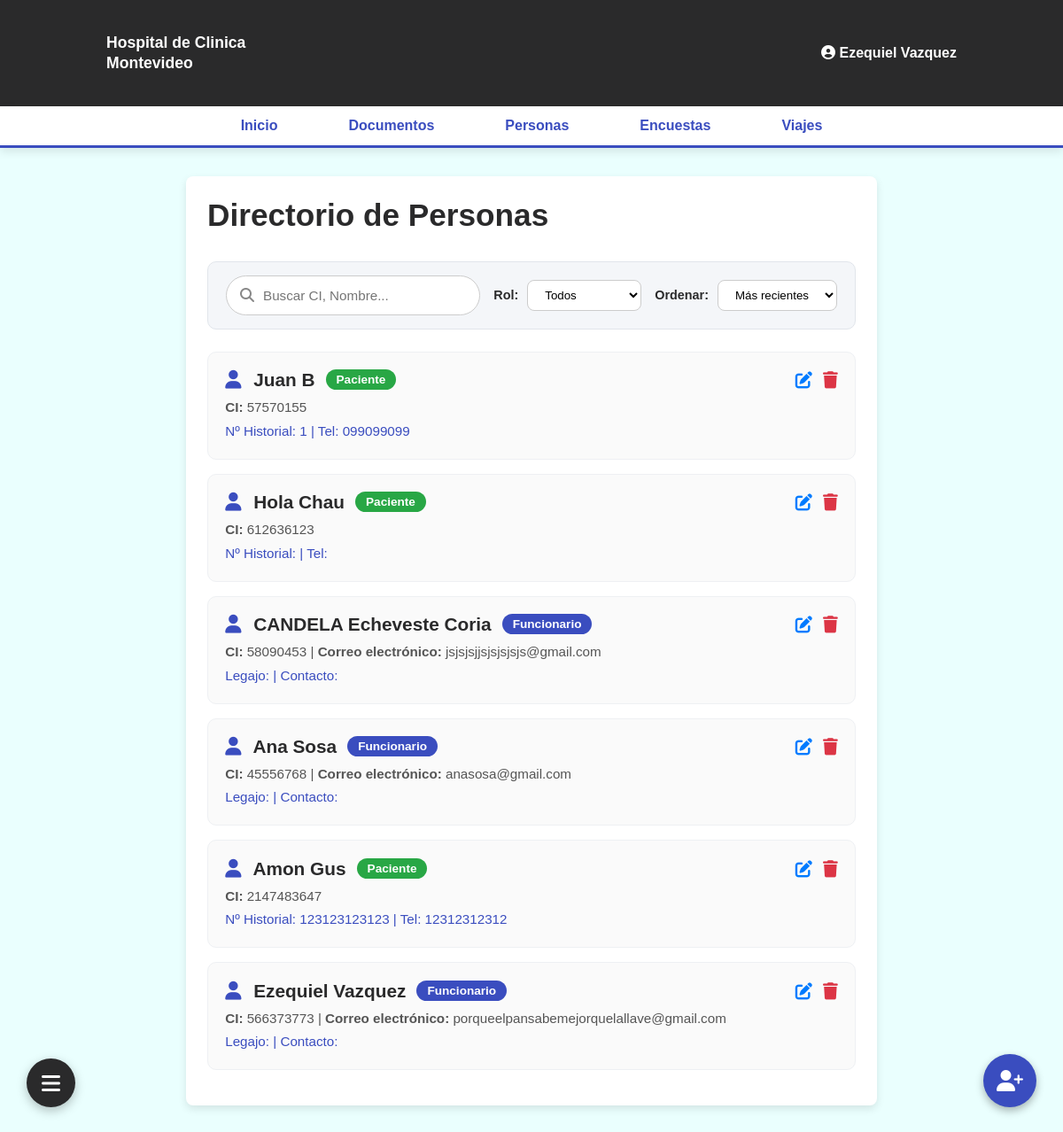
The page /personas.php (signed in) on the database as committed earlier.
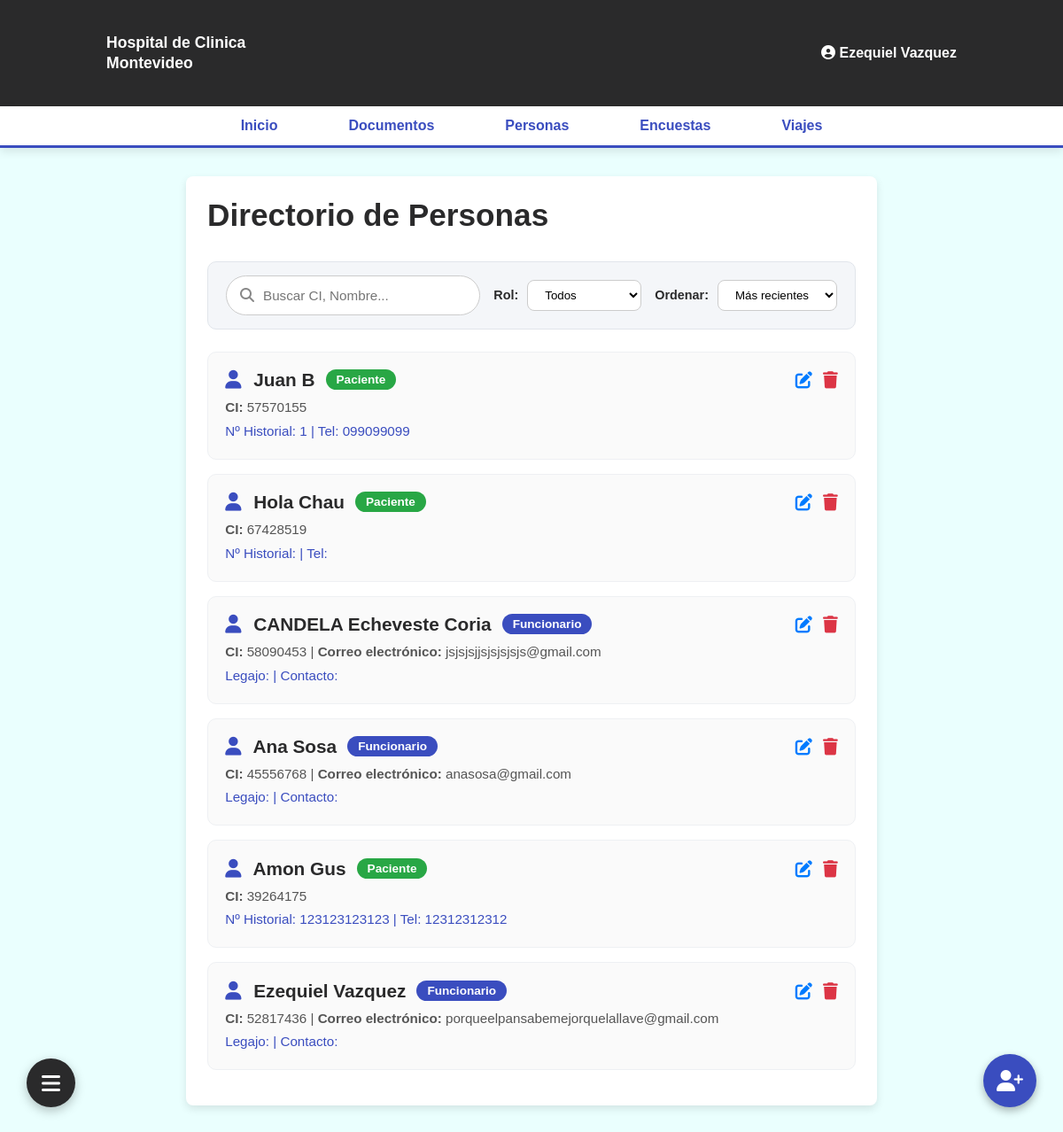
The same page on the database as committed later.
### tables this page shows
CREATE TABLE `paciente` (
  `idpaciente` int(6) NOT NULL,
  `id_usuario` int(6) DEFAULT NULL,
  `tel_contacto` varchar(50) DEFAULT NULL,
  `nro_hospital` varchar(50) DEFAULT NULL
);

CREATE TABLE `usuario` (
  `nombre` varchar(50) NOT NULL,
  `apellido` varchar(50) NOT NULL,
  `cedula_identidad` varchar(8) NOT NULL,
  `email` varchar(100) DEFAULT NULL,
  `pass` varchar(255) DEFAULT NULL,
  `id_usuario` int(11) NOT NULL,
  CONSTRAINT `chk_usuario_cedula_formato` CHECK (char_length(`cedula_identidad`) = 8 AND `cedula_identidad` REGEXP '^[0-9]{8}$')
);

### personas.php (the view, shortened to what this page needs)
<?php
require_once 'php/conexion.php';
$search = isset($_GET['search']) ? mysqli_real_escape_string($enlace, trim($_GET['search'])) : '';
$filtro_rol = isset($_GET['rol']) ? $_GET['rol'] : 'todos';
$orden = isset($_GET['orden']) ? $_GET['orden'] : 'recientes';
$consulta_personas = "
    SELECT
        u.id_usuario, u.nombre, u.apellido, u.cedula_identidad, u.email,
        p.idpaciente, p.tel_contacto, p.nro_hospital,
        f.idfuncionario, f.cargo, f.legajo, f.contacto AS contacto_func
    FROM usuario u
    LEFT JOIN paciente p ON u.id_usuario = p.id_usuario
    LEFT JOIN funcionario f ON u.id_usuario = f.id_usuario
    WHERE 1=1
";
if ($orden === 'az') {
    $consulta_personas .= " ORDER BY u.nombre ASC";
} elseif ($orden === 'za') {
    $consulta_personas .= " ORDER BY u.nombre DESC";
} else {
    $consulta_personas .= " ORDER BY u.id_usuario DESC";
}
$resultado_personas = mysqli_query($enlace, $consulta_personas);
?>
<!DOCTYPE html>
<html lang="es" data-i18n-file="json/personas.json">
<head>
    <link rel="stylesheet" href="css/style-a.css">
    <link rel="stylesheet" href="css/persona.css?v=<?php echo time(); ?>">
    <link rel="stylesheet" href="https://cdnjs.cloudflare.com/ajax/libs/font-awesome/6.4.0/css/all.min.css">
</head>
<body>
    <header class="header" id="header-index">
        <div class="header-top">
            <div class="logo">
                Hospital de Clinica <br> Montevideo
            </div>
            <div class="user-profile">
                <?php if (isset($_SESSION['id'])): ?>
                    <i class="fa-solid fa-circle-user avatar"></i>
                    <b><a class="user-name"><span><?php echo htmlspecialchars($_SESSION['nombre'] . ' ' . ($_SESSION['apellido'] ?? '')); ?></span></a></b>
                <?php else: ?>
                    <a href="php/login.php"><span data-i18n="sign_in">Iniciar Sesion</span></a>
                <?php endif; ?>
            </div>
        </div>
        <div class="menu" id="menu-index">
            <a href="index.php" data-i18n="home">Inicio</a>
            <a href="documentos.php" data-i18n="documents">Documentos</a>
            <a href="personas.php" data-i18n="people">Personas</a>
            <a href="encuestas.php" data-i18n="surveys">Encuestas</a>
            <a href="viajes.php" data-i18n="trips">Viajes</a>
        </div>
    </header>
    <main class="main-body">
        <div class="main-content" id="main-content-personas">
            <h1 class="titulo-personas" data-i18n="directory">Directorio de Personas</h1>
            <div class="control-bar">
                <form method="GET" action="personas.php" class="form-controls">
                    <div class="search-box">
                        <i class="fa-solid fa-magnifying-glass"></i>
                        <input type="text" name="search" placeholder="Buscar CI, Nombre..." data-i18n-placeholder="search_placeholder" value="<?php echo htmlspecialchars($search); ?>">
                    </div>
                    <div class="select-box">
                        <label data-i18n="role">Rol:</label>
                        <select name="rol" onchange="this.form.submit()">
                            <option value="todos" <?php if($filtro_rol=='todos') echo 'selected'; ?> data-i18n="all">Todos</option>
                        </select>
                    </div>
                    <div class="select-box">
                        <label data-i18n="sort">Ordenar:</label>
                        <select name="orden" onchange="this.form.submit()">
                            <option value="recientes" <?php if($orden=='recientes') echo 'selected'; ?> data-i18n="most_recent">Más Recientes</option>
                        </select>
                    </div>
                </form>
            </div>
            <div class="personas-section">
                <?php if (mysqli_num_rows($resultado_personas) > 0): ?>
                    <?php while ($persona = mysqli_fetch_assoc($resultado_personas)): ?>
                        <?php
                            if (!empty($persona['idpaciente'])) {
                                $rol_badge = '<span data-i18n="patient">Paciente</span>';
                                $badge_class = "badge-paciente";
                                $detalle_rol = '<span data-i18n="medical_record">Nº Historial:</span> ' . htmlspecialchars($persona['nro_hospital']) . ' | <span data-i18n="phone_short">Tel:</span> ' . htmlspecialchars($persona['tel_contacto']);
                            } else {
                                $cargo = $persona['cargo'] ?? 'Funcionario';
                                $cargo_translations = [
                                    'Medico' => 'doctor',
                                    'Chofer' => 'driver',
                                    'Enfermero' => 'nurse',
                                    'Admin' => 'administrator',
                                    'Funcionario' => 'staff_member',
                                ];
                                $cargo_key = $cargo_translations[$cargo] ?? null;
                                $rol_badge = $cargo_key
                                    ? '<span data-i18n="' . $cargo_key . '">' . htmlspecialchars($cargo, ENT_QUOTES, 'UTF-8') . '</span>'
                                    : htmlspecialchars($cargo, ENT_QUOTES, 'UTF-8');
                                $badge_class = "badge-funcionario";
                                $detalle_rol = '<span data-i18n="employee_number">Legajo:</span> ' . htmlspecialchars($persona['legajo']) . ' | <span data-i18n="contact">Contacto:</span> ' . htmlspecialchars($persona['contacto_func']);
                            }
                        ?>
                        <div class="persona-card">
                            <div class="persona-card-header">
                                <div class="side-left-persona">
                                    <h2 class="persona-title">
                                        <i class="fa-solid fa-user" style="margin-right: 8px; color: var(--secondary-color);"></i>
                                        <?php echo htmlspecialchars($persona['nombre'] . ' ' . $persona['apellido']); ?>
                                    </h2>
                                    <span class="persona-badge <?php echo $badge_class; ?>">
                                        <?php echo $rol_badge; ?>
                                    </span>
                                </div>
                                <div class="side-right-persona">
                                    <button class="btn-action btn-edit-persona"
                                        data-id="<?php echo $persona['id_usuario']; ?>"
                                        data-nombre="<?php echo htmlspecialchars($persona['nombre']); ?>"
                                        data-apellido="<?php echo htmlspecialchars($persona['apellido']); ?>"
                                        data-cedula="<?php echo htmlspecialchars($persona['cedula_identidad']); ?>"
                                        data-email="<?php echo htmlspecialchars($persona['email'] ?? ''); ?>"
                                        data-rol="<?php echo !empty($persona['idpaciente']) ? 'paciente' : 'funcionario'; ?>"
                                        data-tel="<?php echo htmlspecialchars($persona['tel_contacto'] ?? ''); ?>"
                                        data-nrohospital="<?php echo htmlspecialchars($persona['nro_hospital'] ?? ''); ?>"
                                        data-cargo="<?php echo htmlspecialchars($persona['cargo'] ?? ''); ?>"
                                        data-legajo="<?php echo htmlspecialchars($persona['legajo'] ?? ''); ?>"
                                        data-contactofunc="<?php echo htmlspecialchars($persona['contacto_func'] ?? ''); ?>"
                                    data-i18n-title="edit_person" title="Editar Persona">
                                    <i class="fa-solid fa-edit" style="color: #007bff; font-size: 1.2rem;"></i>
                                    </button>
                                    <button class="btn-action btn-delete-persona"
                                        data-id="<?php echo $persona['id_usuario']; ?>" data-i18n-title="delete_person" title="Eliminar Persona">
                                        <i class="fa-solid fa-trash" style="color: #dc3545; font-size: 1.2rem;"></i>
                                    </button>
                                </div>
                            </div>
                            <div class="persona-info-body">
                                <p><strong data-i18n="id_short">CI:</strong> <?php echo htmlspecialchars($persona['cedula_identidad']); ?>
                                <?php if($persona['email']) echo '| <strong data-i18n="email">Email:</strong> ' . htmlspecialchars($persona['email']); ?></p>
                                <p class="persona-detalle-rol"><?php echo $detalle_rol; ?></p>
                            </div>
                        </div>
                    <?php endwhile; ?>
                <?php else: ?>
                    <p style="text-align: center; color: #777;" data-i18n="no_people">No se encontraron personas con esos filtros.</p>
                <?php endif; ?>
            </div>
        </div>
    </main>
    <button class="crg-btn-persona" id="btnCargarPersona" data-i18n-title="register_person" title="Registrar Persona">
        <i class="fa-solid fa-user-plus" style="font-size: 1.5rem; color: white;"></i>
    </button>
    <div class="floating-menu-container">
        <button class="fab-btn" id="fabBtn">
            <i class="fa-solid fa-bars" id="fabIcon"></i>
        </button>
    </div>
</body>
</html>

### css/style-a.css (style rules this page uses)
* { margin: 0; padding: 0; box-sizing: border-box; }
:root { --primary-color: #2a2a2b; --pressed-primary-color: #000000; --secondary-color: #3a4dbf; --pressed-secondary-color: #303061; --background-color: #eafffe; --main-color: #ffffff; --text-color: #333333; --grey-color: #747272; --pressed-grey-color: #dcdcdc; }
body { font-family: Arial, sans-serif; background-color: var(--background-color); color: var(--text-color); width: 100%; }
header { background-color: var(--primary-color); color: var(--main-color); width: 100%; }
.header-top { display: flex; justify-content: space-between; align-items: center; padding: 1.5rem 10%; min-height: 120px; }
.header-top a { text-decoration: none; color: var(--main-color); }
.logo { font-size: 1.1rem; font-weight: bold; line-height: 1.3; text-align: left; }
#menu-index { display: flex; justify-content: center; align-items: center; gap: 5rem; text-decoration: none; background-color: var(--main-color); padding: 0.8rem 1rem; border-bottom: 3px solid var(--secondary-color); box-shadow: 0px 4px 10px rgba(0, 0, 0, 0.1); }
#menu-index a { text-decoration: none; color: var(--secondary-color); font-weight: bold; font-size: 1rem; transition: color 0.2s ease; }
.main-body { padding: 2rem 0; }
.floating-menu-container { position: fixed; bottom: 30px; left: 30px; z-index: 100; }
.fab-btn { width: 55px; height: 55px; border-radius: 50%; background-color: var(--primary-color); border: none; color: var(--main-color); font-size: 1.5rem; cursor: pointer; box-shadow: 0px 4px 12px rgba(0, 0, 0, 0.25); display: flex; justify-content: center; align-items: center; transition: transform 0.2s, background-color 0.2s; }

### css/persona.css (style rules this page uses)
#main-content-personas { display: flex; flex-direction: column; align-items: stretch; padding: 1.5rem; margin: 0 auto; width: 65%; background-color: var(--main-color); box-shadow: 0px 4px 10px rgba(0, 0, 0, 0.1); border-radius: 8px; }
.titulo-personas { color: var(--primary-color); font-size: 2.2rem; margin-bottom: 2rem; }
.persona-card { padding: 1.2rem; margin-bottom: 1rem; display: flex; flex-direction: column; border-radius: 10px; border: 1px solid #eef0f3; background-color: #fafafa; transition: all 0.3s ease; }
.persona-card-header { display: flex; flex-direction: row; justify-content: space-between; align-items: center; margin-bottom: 0.5rem; }
.side-left-persona { display: flex; align-items: center; gap: 12px; }
.persona-title { color: var(--primary-color); font-size: 1.3rem; margin: 0; }
.persona-badge { padding: 4px 12px; border-radius: 20px; font-size: 0.85rem; font-weight: bold; color: white; }
.badge-paciente { background-color: #28a745; }
.badge-funcionario { background-color: var(--secondary-color); }
.side-right-persona { display: flex; align-items: center; gap: 12px; }
.persona-info-body { color: #555; font-size: 0.95rem; line-height: 1.5; }
.persona-detalle-rol { margin-top: 4px; color: var(--secondary-color); font-weight: 500; }
.crg-btn-persona { position: fixed; bottom: 30px; right: 30px; background-color: var(--secondary-color); border-radius: 50%; width: 60px; height: 60px; border: none; cursor: pointer; box-shadow: 0 4px 10px rgba(0,0,0,0.3); display: flex; justify-content: center; align-items: center; z-index: 999; transition: background-color 0.3s ease, transform 0.2s ease; }
.btn-action { background: none; border: none; cursor: pointer; transition: transform 0.2s ease; }
.control-bar { background: #f4f6f9; padding: 15px 20px; border-radius: 10px; margin-bottom: 25px; border: 1px solid #e1e5eb; }
.form-controls { display: flex; justify-content: space-between; align-items: center; gap: 15px; flex-wrap: wrap; }
.search-box { display: flex; align-items: center; background: #fff; border: 1px solid #ccc; border-radius: 25px; padding: 5px 15px; flex-grow: 1; max-width: 400px; }
.search-box i { color: #888; margin-right: 10px; }
.search-box input { border: none; outline: none; width: 100%; padding: 8px 0; font-size: 0.95rem; }
.select-box { display: flex; align-items: center; gap: 10px; }
.select-box label { font-size: 0.9rem; font-weight: bold; color: var(--primary-color); }
.select-box select { padding: 8px 15px; border-radius: 8px; border: 1px solid #ccc; background: #fff; outline: none; font-family: inherit; cursor: pointer; transition: border-color 0.2s; }

Rows that differ between the two databases and show on the page:
changed through a linked row, paciente "Hola Chau": id_usuario.cedula_identidad "612636123" → "67428519"
changed through a linked row, paciente "Amon Gus": id_usuario.cedula_identidad "2147483647" → "39264175"
changed usuario "Ezequiel Vazquez": cedula_identidad "566373773" → "52817436"
